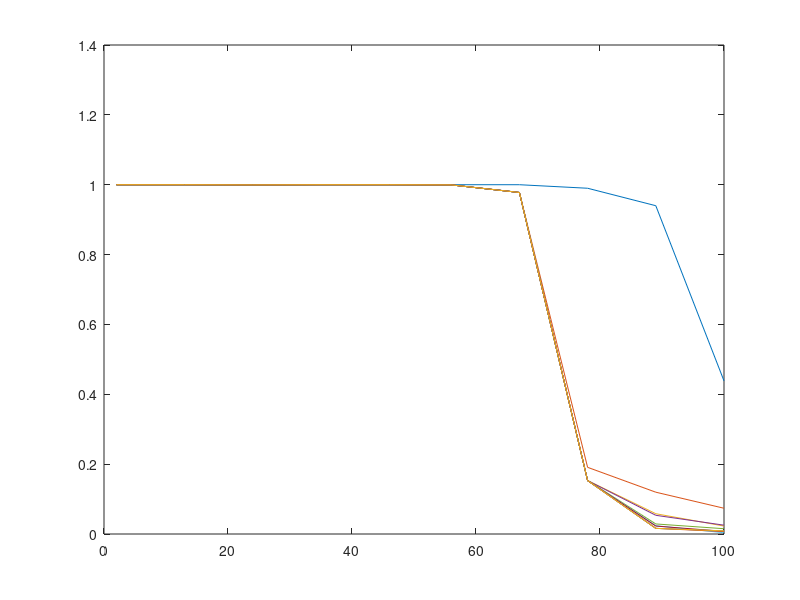

Write the MATLAB code that produced this figure.
clear
load expt5_results.mat

%% Optimize over h0

Nts = unique(params(2:end,4));
h0s = unique(params(2:end,5));
fns = unique(params(2:end,6));

for nt = 1:length(Nts)
    for fn = 1:length(fns)
        inds = find(abs(params(:,4)-Nts(nt))<.00001 & abs(params(:,6)-fns(fn))<.00001);
        [m,mi] = max(cell2mat(mean_overlap(inds)));
        ov(nt,fn) = m;
        oh(nt,fn) = params(inds(mi),5);
        
        [~,mi] = min(params(inds,5));
        ov0(nt,fn) = mean_overlap{mi};
        
    end
end

%%
plot(Nts,ov')